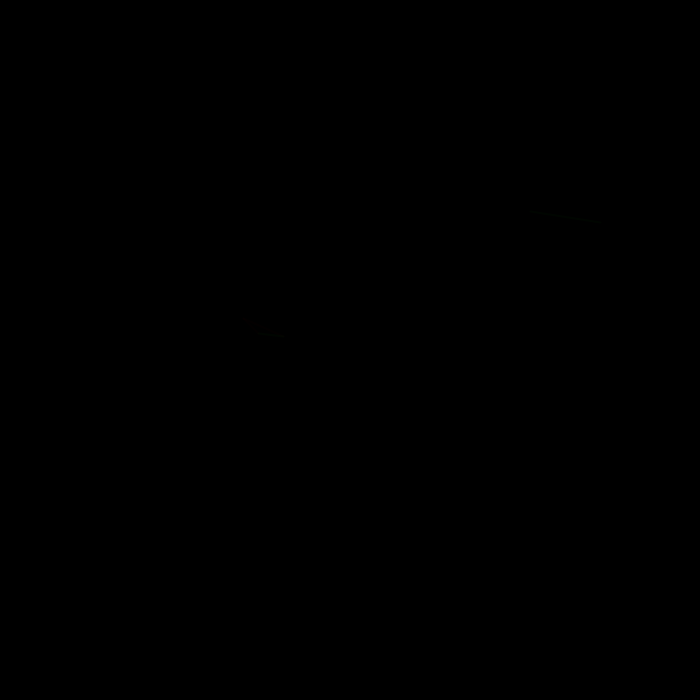
Frame 1 (no input)
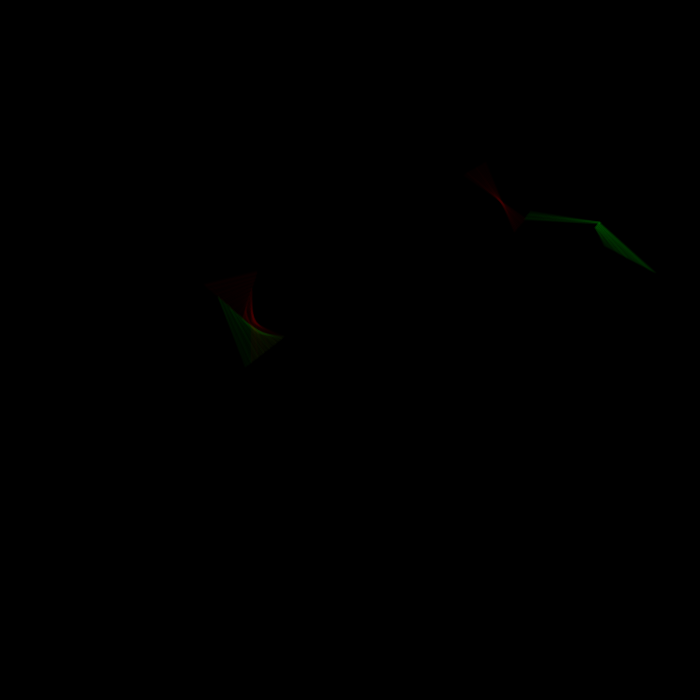
Frame 60 (the mouse pressed at the canvas centre just before this capture)
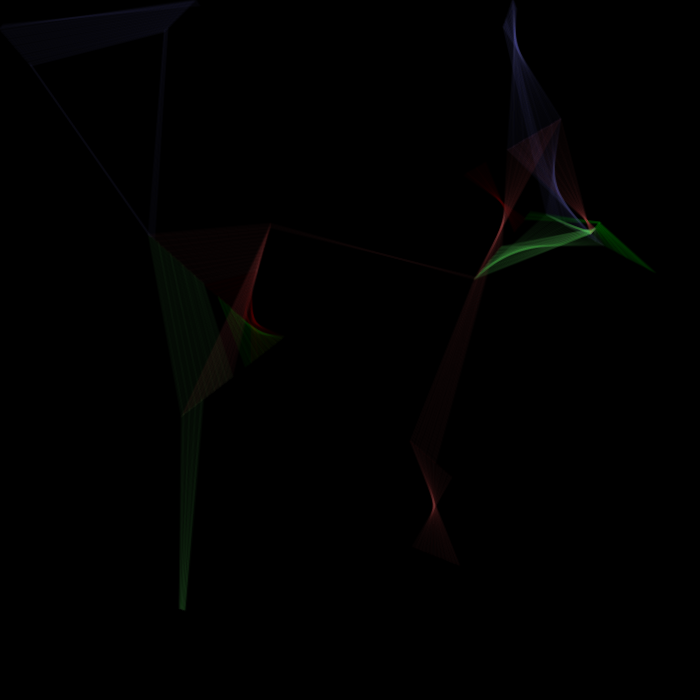
Frame 120 (the mouse held since frame 60 and released just before this capture)

The Processing sketch that drew these frames (run headless with seeded random() and noise(); from frame 60 on, the mouse is pressed at the canvas centre):

// Processing sketch: processing_152725
// ── processing_152725.pde

/*
 * Creative Coding
 * Week 3, 06 - rule-based system
 * by Indae Hwang and Jon McCormack
 * Copyright (c) 2014 Monash University
 *
 * This sketch draws a series of moving Elements (circles) according to the following rules:
 * - start from a random position and move in a constant random direction
 * - if the point reaches the boundary of the screen move in the opposite direction with new velocity
 * - if the circles intersect then draw a line connecting their centres, colouring the line based on the circle being odd or even
 */

float[] x;      // position
float[] y;
float[] xInc;   // change per frame
float[] yInc;
float dark;
int numArray;   // number of elements

float proximity;  // if distance between elements < proximity then draw a line between them

void setup() {
  size(700, 700);

  numArray = 13;

  // allocate arrays
  x= new float[numArray];
  y= new float[numArray];
  xInc= new float[numArray];
  yInc= new float[numArray];
  proximity = 150;
  dark= 0;
  
  // random starting position and direction
  for (int i=0; i<numArray; i++) {
    x[i] = random(width);
    y[i] = random(height);
    xInc[i] = random(-1, 1);
    yInc[i] = random(-1, 1);
  }
  background(0);
  strokeWeight(2);
}

void draw() {

 // background(255);

  // iterate over each point
  for (int i=0; i<numArray; i++) {

    x[i] += xInc[i];
    y[i] += yInc[i];

    // bounce off the sides of the window
    if (x[i] > width || x[i] < 0) {
      xInc[i] = xInc[i] > 0 ? -random(1) : random(1);
    }

    if (y[i] > height || y[i] < 0 ) {
      yInc[i] = yInc[i] > 0 ? -random(1) : random(1);
    }

    //drawElement(x[i], y[i], xInc[i], yInc[i]);
  }
  proximity = map(mouseX, 0, width, 75, 350);   // influence distance
  dark = map(mouseY, 0 , height, 0, 200);
  for (int i=0; i<numArray; i++) {
    for (int j=0; j<i; j++) {
      float distance = dist(x[i], y[i], x[j], y[j]  );
      if (distance < proximity) {
        if (i%2 == 0 && j%2==0) {
          stroke(dark, dark, 255, 4);
        } 
        else if (i%3 == 0 || j%3==0) {
          stroke(255, dark, dark, 3);
        }
        else{
          stroke(dark, 255, dark, 5);
        }
        line(x[i], y[i], x[j], y[j]  );
      }
    }
  }
}

void drawElement(float x, float y, float dx, float dy ) {

  // draw the point in red
  noFill();
  stroke(255, 0, 0);
  point(x, y);

  // draw an arrow in the current direction of travel
  stroke(0, 100);
  float endX = x + (dx*20);
  float endY = y + (dy*20);
  float arX = x + (dx*15);
  float arY = y + (dy*15);
  line(x, y, endX, endY);
  line(endX, endY, arX + (dy * 5), arY - (dx * 5));
  line(endX, endY, arX - (dy * 5), arY + (dx * 5));


  // draw the boundary of proximity
  stroke(0, 10);
  ellipse(x, y, proximity, proximity);
}
